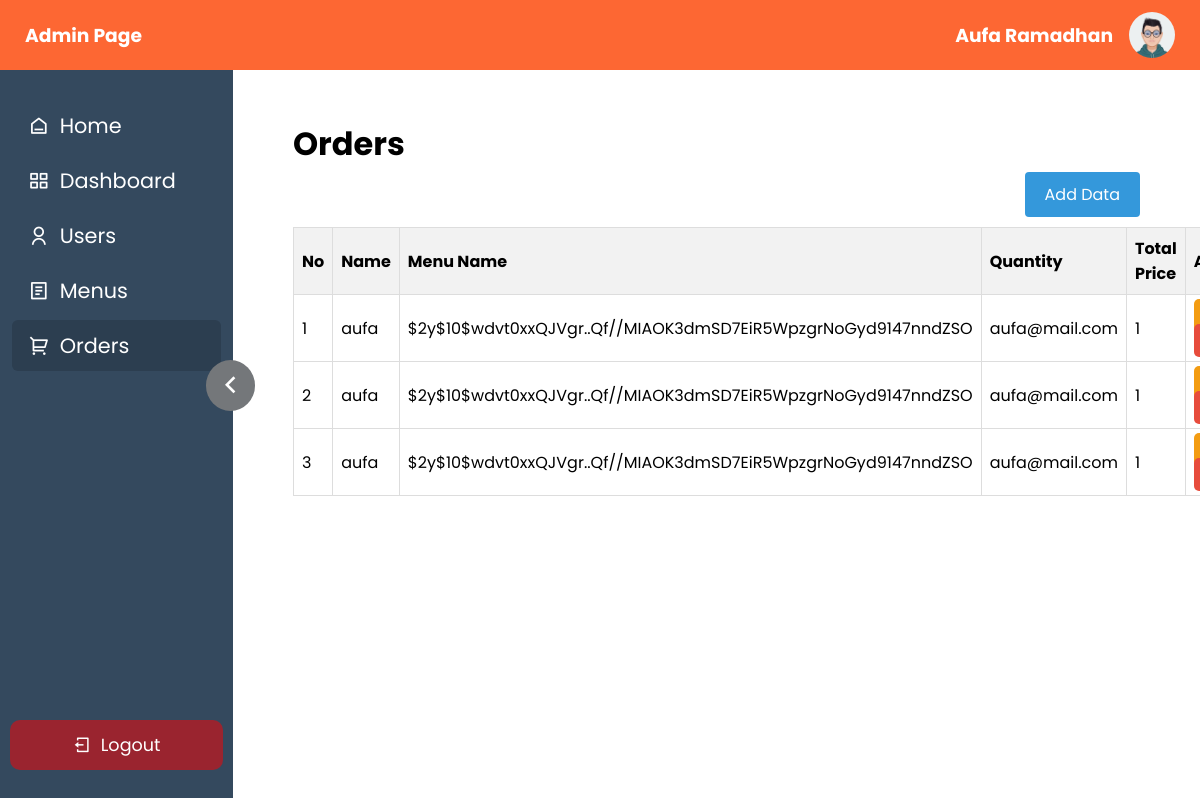
Page /__backend/index.php?page=order (signed in) on the committed database.
### tables this page shows
CREATE TABLE `menu_order` (
  `trx_id` varchar(10) NOT NULL,
  `user_id` int NOT NULL,
  `menu_id` int NOT NULL,
  `qty_order` int NOT NULL,
  `order_status` varchar(255) NOT NULL,
  `order_date` date NOT NULL
);

CREATE TABLE `user` (
  `user_id` int NOT NULL,
  `user_img` longtext NOT NULL,
  `user_name` varchar(255) NOT NULL,
  `username` varchar(255) NOT NULL,
  `user_email` varchar(255) NOT NULL,
  `password` varchar(255) NOT NULL,
  `role_id` int NOT NULL
);

### function.php (called while the page is built, shortened)
<?php
function koneksi()
{
    return mysqli_connect("localhost", "root", "", "pw2024_tubes_233040028");
}
function dynamic_join($tables, $conditions, $join_type = 'INNER', $select = '*', $where = '', $group_by = '')
{
    $conn = koneksi();
    $query = "SELECT $select FROM " . $tables[0];
    for ($i = 1; $i < count($tables); $i++) {
        $query .= " $join_type JOIN " . $tables[$i] . " ON " . $conditions[$i - 1];
    }
    $result = mysqli_query($conn, $query);
    $rows = [];
    while ($row = mysqli_fetch_assoc($result)) {
        $rows[] = $row;
    }
    return $rows;
}

### __backend/orders/orders.php (the view, shortened to what this page needs)
<?php
$tables = ['menu_order', 'user', 'menu'];
$conditions = ['menu_order.user_id = user.user_id', 'menu_order.menu_id = menu.menu_id'];
$select = '*';
$users = dynamic_join($tables, $conditions, 'INNER', $select);
?>
<div class="add-data">
    <a href="index.php?page=add_order">Add Data</a>
</div>
<table class="table">
    <thead>
        <tr>
            <th>No</th>
            <th>Name</th>
            <th>Menu Name</th>
            <th>Quantity</th>
            <th>Total Price</th>
            <th>Action</th>
        </tr>
    </thead>
    <tbody>
        <?php
        $id = 1;
        foreach ($users as $user) :
        ?>
            <tr>
                <td><?= $id++ ?></td>
                <td><?= $user['username'] ?></td>
                <td><?= $user['password'] ?></td>
                <td><?= $user['user_email'] ?></td>
                <td><?= $user['role_id'] ?></td>
                <td>
                    <a class="btn-small btn-warning" href="index.php?page=edit_user&user_id=<?= $user['user_id'] ?>">Edit</a>
                    <a class="btn-small btn-danger" href="index.php?page=users&user_id=<?= $user['user_id'] ?>">Delete</a>
                </td>
            </tr>
        <?php endforeach ?>
    </tbody>
</table>

### __backend/assets/style.css (style rules this page uses)
:root { --primary-100-color: #ffece6; --primary-200-color: #fed9cc; --primary-800-color: #fd6733; --primary-900-color: #fc541a; --secondary-100-color: #fc4100; --black-100-color: #151515; }
* { margin: 0; padding: 0; box-sizing: border-box; }
body { font-family: "Poppins", sans-serif; height: 100vh; overflow-y: hidden; }
table { width: 100%; border-collapse: collapse; margin-top: 20px; }
table tr th, table tr td { border: 1px solid #ddd; padding: 8px; }
table tr th { background-color: #f2f2f2; text-align: left; }
.btn-small { padding: 5px 10px; color: #fff; border-radius: 5px; text-decoration: none; }
.btn-danger { background-color: #e74c3c; }
.btn-warning { background-color: #f39c12; }
.add-data a { background-color: #3498db; color: #fff; border-radius: 4px; padding: 10px 20px; text-decoration: none; float: right; margin-bottom: 10px; }

### rows in the picture
menu_order: user.username "aufa", user.password "$2y$10$wdvt0xxQJVgr..Qf//MIAOK3dmSD7EiR5WpzgrNoGyd9147nndZSO", user.user_email "aufa@mail.com", user.role_id "1"
menu_order: user.username "aufa", user.password "$2y$10$wdvt0xxQJVgr..Qf//MIAOK3dmSD7EiR5WpzgrNoGyd9147nndZSO", user.user_email "aufa@mail.com", user.role_id "1"
menu_order: user.username "aufa", user.password "$2y$10$wdvt0xxQJVgr..Qf//MIAOK3dmSD7EiR5WpzgrNoGyd9147nndZSO", user.user_email "aufa@mail.com", user.role_id "1"

### other values in the picture
$_SESSION['fullname'] "Aufa Ramadhan"
$title "Orders"
